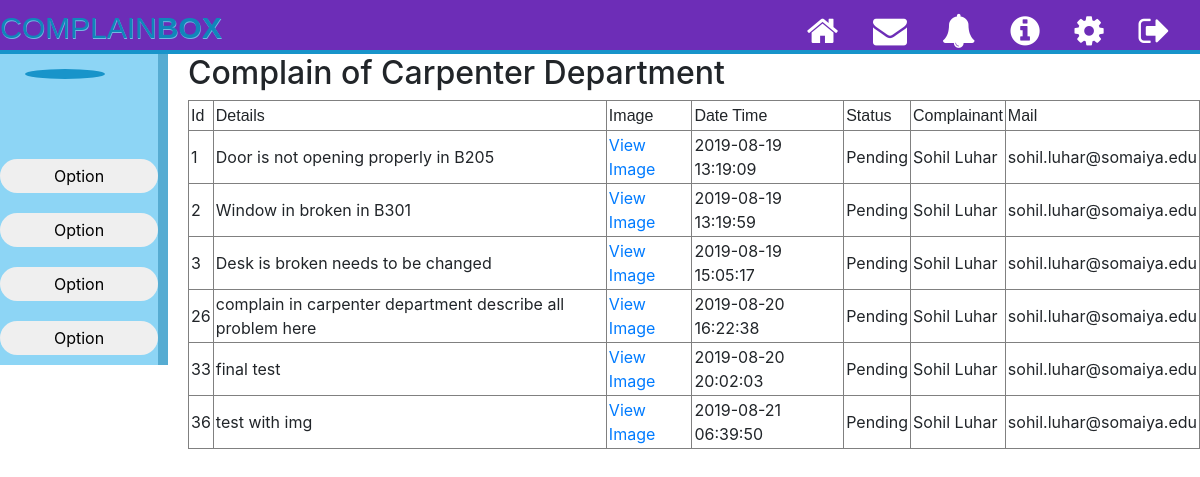
Page /deptcomplain.php?department=Carpenter on the committed database.
### tables this page shows
CREATE TABLE `complain` (
  `id` int(11) NOT NULL,
  `description` varchar(10000) DEFAULT NULL,
  `complainimg` varchar(100) NOT NULL,
  `Departmentname` varchar(50) DEFAULT NULL,
  `complaindate` timestamp NULL DEFAULT CURRENT_TIMESTAMP,
  `status` varchar(30) DEFAULT NULL,
  `complainant` varchar(50) NOT NULL,
  `complainantmail` varchar(50) NOT NULL
);

### deptcomplain.php (the view, shortened to what this page needs)
<!DOCTYPE html>
<html>
<head>
	<link rel="stylesheet" type="text/css" href="assets/css/style.css">
	<link rel="stylesheet" href="https://cdnjs.cloudflare.com/ajax/libs/font-awesome/4.7.0/css/font-awesome.min.css">
	<link rel="stylesheet" type="text/css" href="https://stackpath.bootstrapcdn.com/bootstrap/4.3.1/css/bootstrap.min.css">
</head>
<body>
	<div class="top_bar">
		<div class="logo">
			<a href="index.php">COMPLAIN<strong>BOX</strong></a>
		</div>
		<nav>
			<a href='' class="login_name">
			</a>
			<a href="#">
				<i class="fa fa-home fa-2x"></i>
			</a>
			<a href="#">
				<i class="fa fa-envelope fa-2x"></i>
			</a>
			<a href="#">
				<i class="fa fa-bell fa-2x"></i>
			</a>
			<a href="#">
				<i class="fa fa-info-circle fa-2x"></i>
			</a>
			<a href="#">
				<i class="fa fa-cog fa-2x"></i>
			</a>
			<a href="/complainbox/index.php">
				<i class="fa fa-sign-out fa-2x"></i>
			</a>
		</nav>
	</div>
<div class="profile_left">
 		<img src="<?php  echo $_SESSION['imgurl'];  ?>">
 		<div class="profile_info">
	 		<div class="profile_buttons">
	 			<button class="profile_complain_button">Option</button>
	 			<button class="profile_complain_button">Option</button>
	 			<button class="profile_complain_button">Option</button>
	 			<button class="profile_complain_button">Option</button>
	 		</div>
	 	</div>
	 	</div>
   <?php
	$mysqli = new mysqli("localhost", "root", "", "complainbox");
if(isset($_GET['department'])){
      $dname=$_GET['department'];
}
	$sql = "SELECT * FROM complain WHERE Departmentname='".$dname."'";
	$result=mysqli_query($mysqli,$sql);
	echo '<h2>Complain of '.$dname.' Department</h2>';
	echo '<table border="1" cellspacing="2" cellpadding="2">
		  <tr>
			  <td> <font face="Arial">Id</font> </td>
			  <td> <font face="Arial">Details</font> </td>
			  <td> <font face="Arial">Image</font> </td>
			  <td> <font face="Arial">Date Time</font> </td>
			  <td> <font face="Arial">Status</font> </td>
			  <td> <font face="Arial">Complainant</font> </td>
			  <td> <font face="Arial">Mail</font> </td>
		  </tr>';
	while($row = mysqli_fetch_array($result)){
		echo "<tr><td>".$row['id']."</td>";
		echo "<td>". $row['description']."</td>";
		echo "<td><a target='_blank' href='" . $row['complainimg']."'>View Image</a></td>";
		echo "<td>".$row['complaindate']."</td>";
		echo "<td>".$row['status']."</td>";
		echo "<td>".$row['complainant']."</td>";
		echo "<td>".$row['complainantmail']."</td>";
	}
?>
</body>
</html>

### assets/css/style.css (style rules this page uses)
body { height: 100%; width: 100%; margin: 0; line-height: 17px; background-color: #E6EAE8; }
.top_bar { width: 100%; min-width: 1050px; height: 54px; background-color: #6d2db7; border-bottom: 0.25em solid #1894ca; margin:0 10px 0 0; display: inline-flex; }
.logo a { font-family: 'Bellota-LightItalic', sans-serif; left-margin: 10px; text-shadow: #73B6E2 0.5px 0.5px 0px; color: #1086BA; top: 5px; position: relative; font-size: 30px; text-decoration: none; }
.login_name { font-size: 24px; margin: 14px 10px 20px 10px; text-decoration: none; }
nav { position: absolute; margin: 14px 10px 18px 10px; float: right; right: 5px; }
nav a { position: relative; color: #fff; font-size: 17px; padding: 15px; }
.profile_left { float: left; max-width: 240px; min-width: 130px; width: 14%; height: -webkit-fill-available; background-color: #8dd5f5; top: -10px; position: relative; border-right: 10px solid #56acd2; margin-right: 20px; color: #cbfae8; z-index: -1;s }
.profile_left img { border: 5px solid #1894ca; margin: 25px; min-width: 80px; width: 55%; border-radius: 100%; }
.profile_complain_button { border-radius: 25px; padding: 0; margin: 10px 0px 10px 0px; width: 100%; left: -10px; height: 34px; border: none; }
.profile_buttons { margin-top: 20px; }
button { font-size: 20px; }

### rows in the picture
complain: id "1", description "Door is not opening properly in B205", complaindate "2019-08-19 13:19:09", status "Pending", complainant "Sohil Luhar", complainantmail "sohil.luhar@somaiya.edu"
complain: id "2", description "Window in broken in B301", complaindate "2019-08-19 13:19:59", status "Pending", complainant "Sohil Luhar", complainantmail "sohil.luhar@somaiya.edu"
complain: id "3", description "Desk is broken needs to be changed", complaindate "2019-08-19 15:05:17", status "Pending", complainant "Sohil Luhar", complainantmail "sohil.luhar@somaiya.edu"
complain: id "26", description "complain in carpenter department describe all problem here", complaindate "2019-08-20 16:22:38", status "Pending", complainant "Sohil Luhar", complainantmail "sohil.luhar@somaiya.edu"
complain: id "33", description "final test", complaindate "2019-08-20 20:02:03", status "Pending", complainant "Sohil Luhar", complainantmail "sohil.luhar@somaiya.edu"
complain: id "36", description "test with img", complaindate "2019-08-21 06:39:50", status "Pending", complainant "Sohil Luhar", complainantmail "sohil.luhar@somaiya.edu"

### other values in the picture
$dname "Carpenter"
